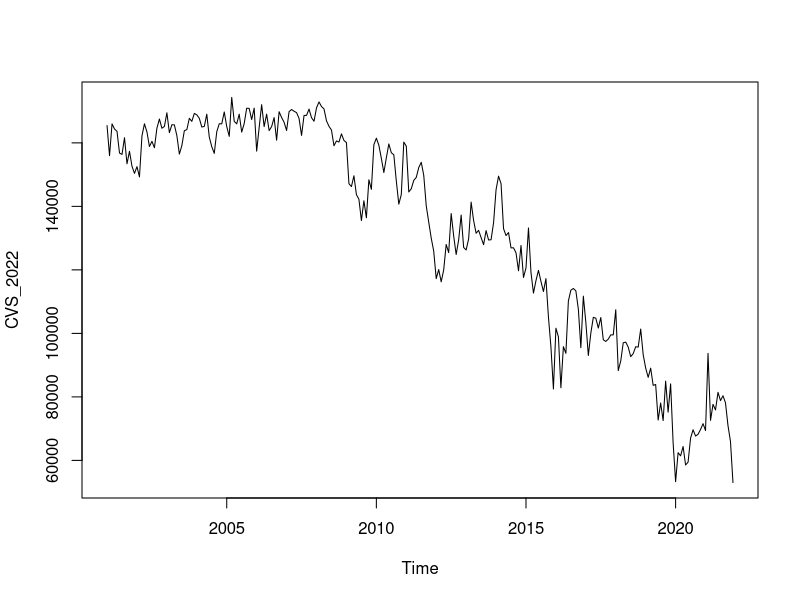
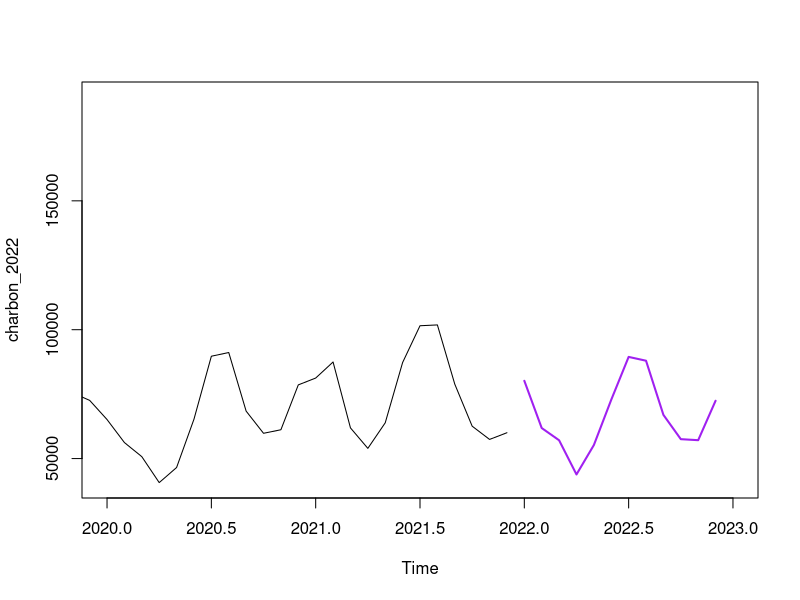

The R script that drew these images, in order: (Note: this script raises an error after producing the figures.)
# Import data ----

charbon_2022 <- read.table("charbon_usa.txt", col.names = "Charbon mWh")

# Transfomation en série temp ----

charbon_2022 <- ts(charbon_2022, frequency = 12, start = c(2001, 1), end = c(2022,0))

# TREND + SAISON

dec_2022 = decompose(charbon_2022, type = "additive")

## CVS 

CVS_2022 <- charbon_2022 - dec_2022$seasonal
plot(CVS_2022)

CVSend_2022 <- tail(CVS_2022, n = 36)

y_2022 = as.vector(CVSend_2022)
x_2022 = as.vector(time(CVSend_2022))

## Régression

reg_2022 <- lm(y_2022~x_2022)
summary(reg_2022)

t_2022 <- seq(2022, 2022 + 11/12, by = 1/12)

season_2022 <- as.vector(head(dec_2022$seasonal, n = 12))

z_2022 <- (reg_2022$coefficients[1] + reg_2022$coefficients[2] * t_2022) + season_2022

plot(charbon_2022, xlim = c(2020, 2023))
lines(t_2022, z_2022, col="purple", lwd=2)
lines(charbon, col="cyan",lwd=3)


# HOLT-WINTERS

charbon.hw.2022 <- HoltWinters(charbon_2022)
predict_hw_2022 <- predict(charbon.hw.2022, n.ahead = 12)
lines(predict(charbon.hw.2022, n.ahead = 13), col = "red", lwd = 2)

# ARMA

library(tseries)

y_2022_arma = diff(charbon_2022, lag=12, differences = 1)
x_2022_arma = diff(y_2022_arma, lag=1, differences = 1)
plot(x_2022_arma, xlab="Année", ylab = "MGW/H", main  = "Représentation de la série stationnaire")

adf.test(charbon_2022, alternative = c("stationary"), 12)
adf.test(x_2022_arma, alternative = c("stationary"), 12)

zbon_2022 <- arima(charbon_2022, order = c(6,1,5), seasonal = list(order = c(2,1,2), period = 12))

prev_2022 <- predict(zbon_2022, n.ahead=13)

lines(prev_2022$pred, col="blue", lwd = 2)